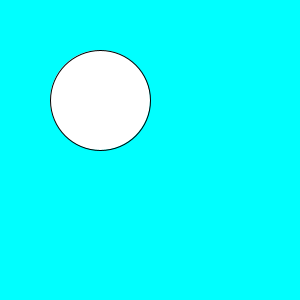
Frame 1 (no input)
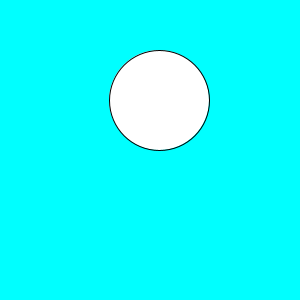
Frame 60 (the mouse pressed at the canvas centre just before this capture)
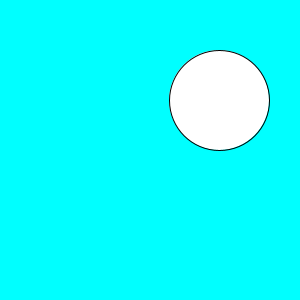
Frame 120 (the mouse held since frame 60 and released just before this capture)

The Processing sketch that drew these frames (run headless with seeded random() and noise(); from frame 60 on, the mouse is pressed at the canvas centre):

// Processing sketch: SidewaysAnimation
// ── SidewaysAnimation.pde
void setup () {
  size(300, 300);
}

float x = 100;
float y = 100;
float v = 1;

void draw () {
  background(0, 255, 255);
  ellipse(x, y, 100, 100);
  x = x + v;
  if (300 < x) {
    v = -1;
  }
  if (x < 0) { 
    v = 1;
  }
}
